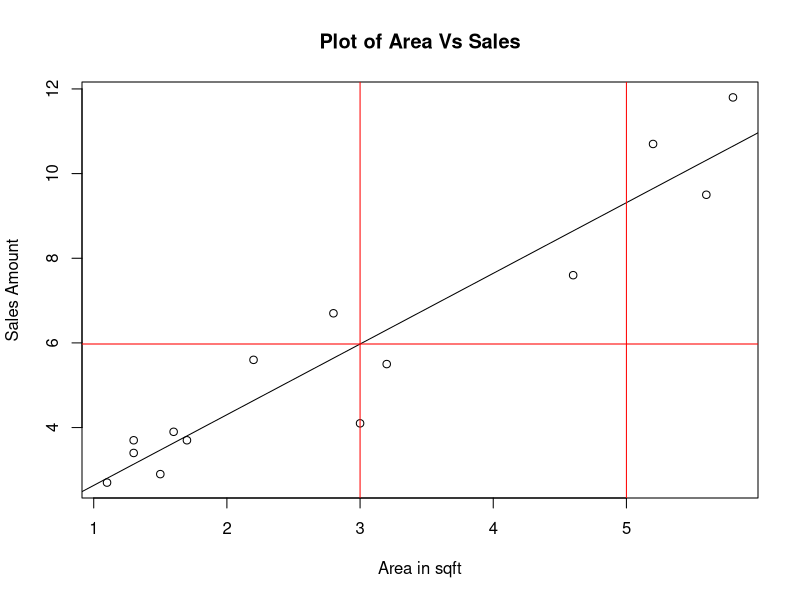
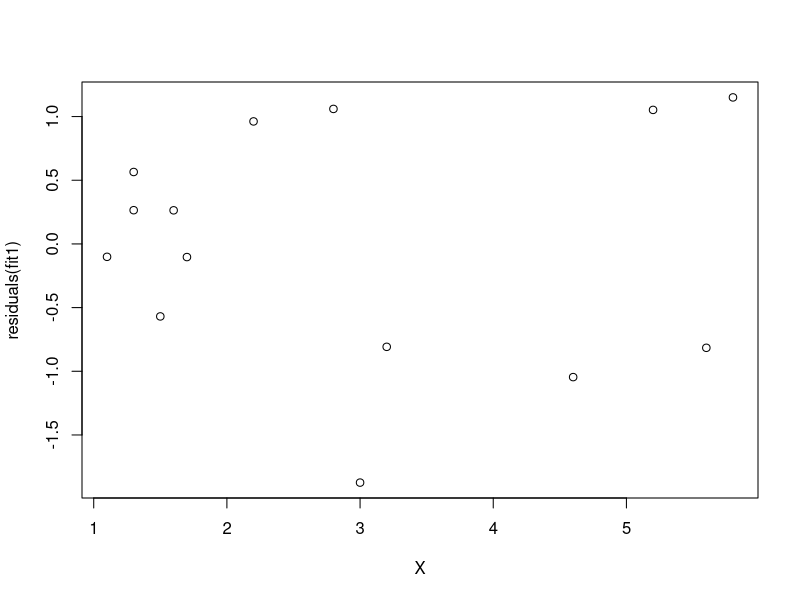
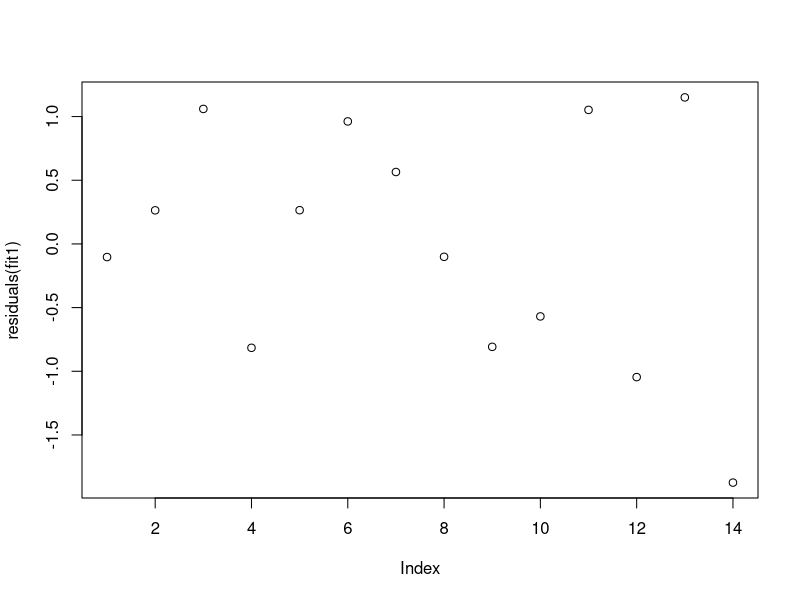
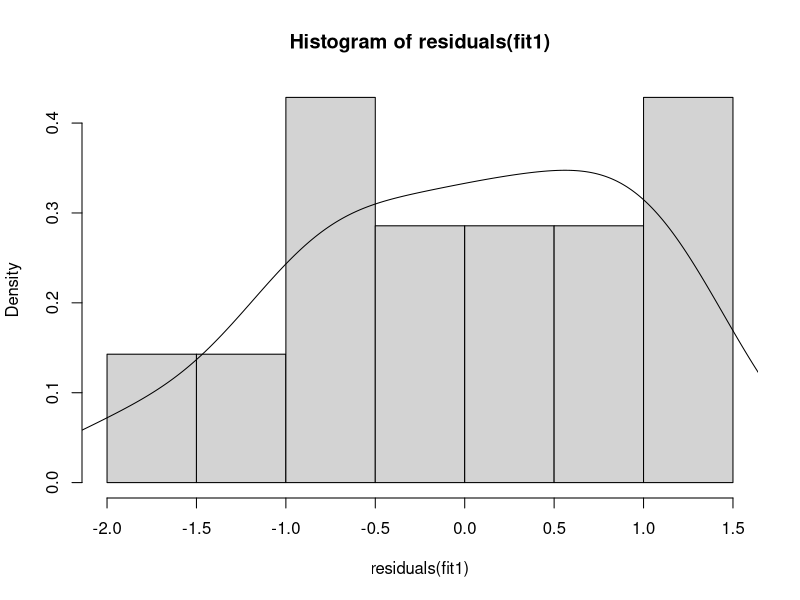
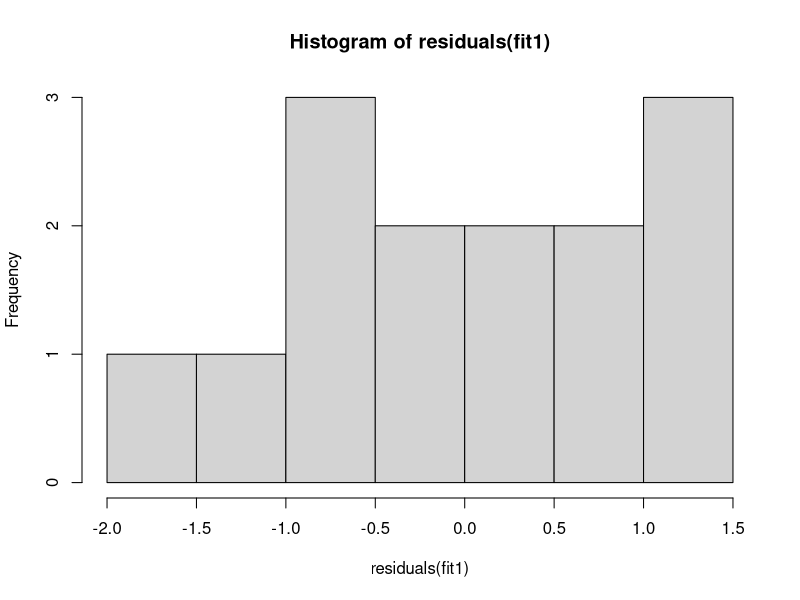
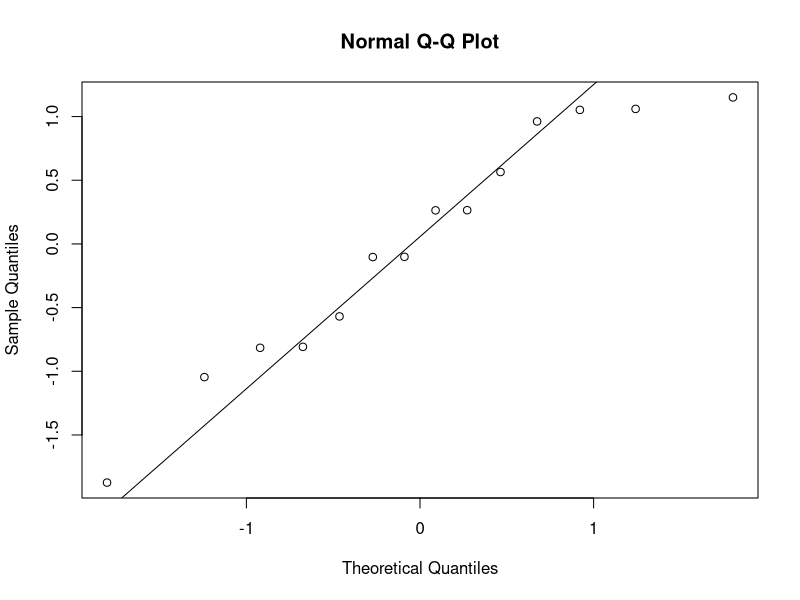
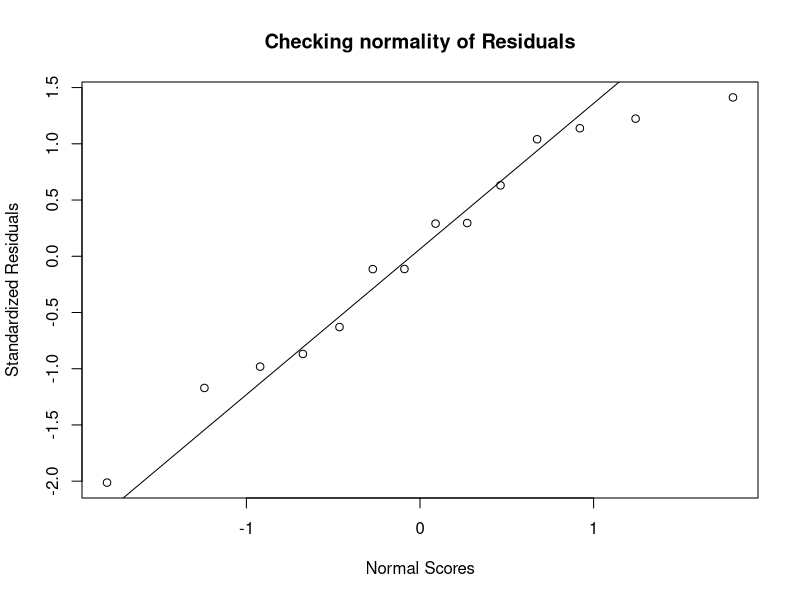
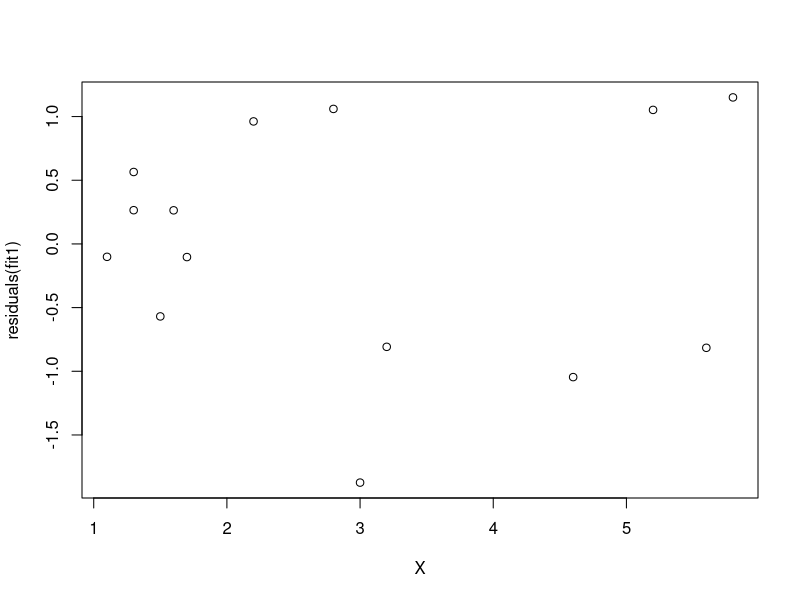

The R script that drew these images, in order:
#Regression----

#Linear Regression Analysis----

# Regression : Areas vs Sales
#X -is area sqft (thousands), Y- sales in lakhs rupees; Find relationship betn X & Y
X = c(1.7,1.6,2.8,5.6,1.3,2.2, 1.3,1.1,3.2,1.5,5.2,4.6,5.8,3 )
Y = c(3.7,3.9,6.7,9.5,3.4,5.6,3.7,2.7,5.5,2.9,10.7,7.6,11.8,4.1 )

# Use Vector Data for this example
mean(X); mean(Y)
sum(X); sum(Y)
cov(X,Y); cov(Y,X)
cor(X,Y) ; cor(Y,X)
cor.test(X,Y)
?plot
plot(X,Y,xlab='Area in sqft', ylab='Sales Amount', type='p', main='Plot of Area Vs Sales')
abline(lm(Y ~ X)) #Prediction line when y depends on x. The line should pass through middle of the points (Regression Line). 
abline(v=c(3,5),h=5.9742, col='red') #Vertical lines at 3 and 5 and a horizontal line at 5.9742. 
df1 = data.frame(X,Y)
head(df1)

#Model----
#lm - Linear Modelling (?lm : For more info)
fit1 = lm(Y ~ X, data=df1) #Y-dependent, X-independent
fit1 #Put these values in sales =  b0 + (b1*area)
#Hence the equation becomes: Sales = 0.9645 + 1.6699(area)
#With every 1 unit increase in area, the sales increase by 1.69 lakhs Rs.
range(X) #Tells minimum value and maximum value of X. We must not interpret Y with less than min. value and more than max. value.

summary(fit1)

#Residuals: 
#Residuals are the difference between predicted value (Y') and actual value of Y.
#Actual values are given. Predicted values can be calculated by using the formula we got and using X as input.
#Residuals is the Y'-Y.
#Regression Line minimises the residuals 

#Coefficients: 
#If value of probability is less than 0.05, then X is significant hence, Y depends strongly on X. (Since, 1.82e-07 << 0.05) That's why 3 stars given next to it.

#Multiple R squared values:
#0.9042 means 90% variation in Y is explained by X. Rest 10% is not known. 

#If p-value is less than 0.05, then model is significant. 

names(fit1)

# Predictions
(Y = 0.9645 + 1.6699 * 4)  # for X=4
fitted(fit1)

range(X)
new1 = data.frame(X=c(1,2,3,4,5))
predict(fit1, newdata= new1)

#df1$predict = predict(fit1, newdata= new2)
df1$predict = fitted(fit1)
head(df1)

#Variation
(SSE = sum((df1$Y - df1$predict)^2))
(SSR = sum((df1$predict - mean(df1$Y))^2))
#11.2 + 105.74
(SST = sum((df1$Y - mean(df1$Y))^2))

anova(fit1)
(r2 = SSR/SST)
summary(fit1)$r.squared


summary(fit1)$sigma
summary(fit1)
anova(fit1)
qt(0.95+.025, 14-2)


#Assumption : Graphical Analysis
plot(x=X, y=residuals(fit1)) # Linearity
plot(residuals(fit1))
car::durbinWatsonTest(fit1)

#Normality
hist(residuals(fit1), freq=F)
lines(density(residuals(fit1)))

(h=hist(residuals(fit1)))
names(h)
cbind(h$breaks, h$counts)

qqnorm(residuals(fit1))
qqline(residuals(fit1))

residuals(fit1)
rstandard(fit1)
sales.stdres = rstandard(fit1)
qqnorm(sales.stdres, ylab="Standardized Residuals", xlab="Normal Scores", main="Checking normality of Residuals") 
qqline(sales.stdres)

stem(residuals(fit1))

#Equal Variance
plot(y=residuals(fit1), x=X)


#Outlier Analysis
df1
df1[14,]
df1$Y
residuals(fit1)
boxplot( df1$Y, df1$predict, residuals(fit1), names=c('Y','predictY', 'Residuals'))
abline(h=c(4.1, 5.97, -1.87))
boxplot(residuals(fit1), names=c('Residuals'))
identify(rep(1, length(residuals(fit1))), residuals(fit1), labels = seq_along(residuals(fit1)))

car::outlierTest(fit1)
df1[14,]

car::outlierTest(lm(Y ~ X, data=df1[-14,]))